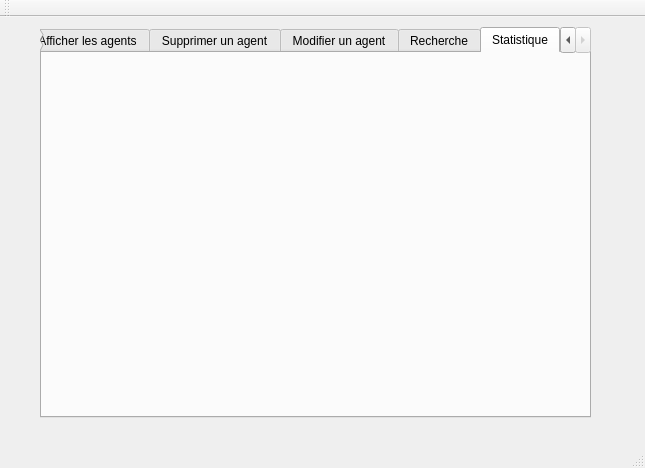
<?xml version="1.0" encoding="UTF-8"?>
<ui version="4.0">
 <class>MainWindow</class>
 <widget class="QMainWindow" name="MainWindow">
  <property name="geometry">
   <rect>
    <x>0</x>
    <y>0</y>
    <width>645</width>
    <height>468</height>
   </rect>
  </property>
  <property name="minimumSize">
   <size>
    <width>645</width>
    <height>468</height>
   </size>
  </property>
  <property name="maximumSize">
   <size>
    <width>645</width>
    <height>468</height>
   </size>
  </property>
  <property name="windowTitle">
   <string>Gestion des Agents</string>
  </property>
  <widget class="QWidget" name="centralWidget">
   <widget class="QTabWidget" name="tabWidget">
    <property name="geometry">
     <rect>
      <x>40</x>
      <y>10</y>
      <width>551</width>
      <height>391</height>
     </rect>
    </property>
    <property name="currentIndex">
     <number>5</number>
    </property>
    <widget class="QWidget" name="tab">
     <attribute name="title">
      <string>Ajouter un agent</string>
     </attribute>
     <widget class="QGroupBox" name="groupBox">
      <property name="geometry">
       <rect>
        <x>0</x>
        <y>0</y>
        <width>551</width>
        <height>321</height>
       </rect>
      </property>
      <property name="title">
       <string/>
      </property>
      <widget class="QLabel" name="cin">
       <property name="geometry">
        <rect>
         <x>50</x>
         <y>40</y>
         <width>47</width>
         <height>13</height>
        </rect>
       </property>
       <property name="text">
        <string>CIN</string>
       </property>
      </widget>
      <widget class="QLabel" name="nom">
       <property name="geometry">
        <rect>
         <x>50</x>
         <y>70</y>
         <width>47</width>
         <height>13</height>
        </rect>
       </property>
       <property name="text">
        <string>Nom</string>
       </property>
      </widget>
      <widget class="QLabel" name="prenom">
       <property name="geometry">
        <rect>
         <x>50</x>
         <y>100</y>
         <width>47</width>
         <height>13</height>
        </rect>
       </property>
       <property name="text">
        <string>Prénom</string>
       </property>
      </widget>
      <widget class="QLabel" name="mail">
       <property name="geometry">
        <rect>
         <x>50</x>
         <y>160</y>
         <width>81</width>
         <height>16</height>
        </rect>
       </property>
       <property name="text">
        <string>Adresse Mail</string>
       </property>
      </widget>
      <widget class="QLabel" name="label_7">
       <property name="geometry">
        <rect>
         <x>60</x>
         <y>190</y>
         <width>47</width>
         <height>13</height>
        </rect>
       </property>
       <property name="text">
        <string>Rôle</string>
       </property>
      </widget>
      <widget class="QLineEdit" name="lineEdit_cin">
       <property name="geometry">
        <rect>
         <x>140</x>
         <y>40</y>
         <width>113</width>
         <height>20</height>
        </rect>
       </property>
      </widget>
      <widget class="QLineEdit" name="lineEdit_nom">
       <property name="geometry">
        <rect>
         <x>140</x>
         <y>70</y>
         <width>113</width>
         <height>20</height>
        </rect>
       </property>
      </widget>
      <widget class="QLineEdit" name="lineEdit_prenom">
       <property name="geometry">
        <rect>
         <x>140</x>
         <y>100</y>
         <width>113</width>
         <height>20</height>
        </rect>
       </property>
      </widget>
      <widget class="QLineEdit" name="lineEdit_mail">
       <property name="geometry">
        <rect>
         <x>140</x>
         <y>160</y>
         <width>113</width>
         <height>20</height>
        </rect>
       </property>
      </widget>
      <widget class="QComboBox" name="role">
       <property name="geometry">
        <rect>
         <x>140</x>
         <y>190</y>
         <width>111</width>
         <height>22</height>
        </rect>
       </property>
       <item>
        <property name="text">
         <string>Vendeur</string>
        </property>
       </item>
       <item>
        <property name="text">
         <string>Réceptionniste</string>
        </property>
       </item>
       <item>
        <property name="text">
         <string>Responsable Stock</string>
        </property>
       </item>
       <item>
        <property name="text">
         <string>Responsable Commande</string>
        </property>
       </item>
       <item>
        <property name="text">
         <string>Responsable Agent</string>
        </property>
       </item>
      </widget>
      <widget class="QPushButton" name="pushButton">
       <property name="geometry">
        <rect>
         <x>250</x>
         <y>240</y>
         <width>75</width>
         <height>23</height>
        </rect>
       </property>
       <property name="text">
        <string>Ajouter</string>
       </property>
      </widget>
      <widget class="QLabel" name="label">
       <property name="geometry">
        <rect>
         <x>0</x>
         <y>0</y>
         <width>541</width>
         <height>371</height>
        </rect>
       </property>
       <property name="text">
        <string/>
       </property>
      </widget>
      <zorder>label</zorder>
      <zorder>cin</zorder>
      <zorder>nom</zorder>
      <zorder>prenom</zorder>
      <zorder>mail</zorder>
      <zorder>label_7</zorder>
      <zorder>lineEdit_cin</zorder>
      <zorder>lineEdit_nom</zorder>
      <zorder>lineEdit_prenom</zorder>
      <zorder>lineEdit_mail</zorder>
      <zorder>role</zorder>
      <zorder>pushButton</zorder>
     </widget>
    </widget>
    <widget class="QWidget" name="tab_2">
     <attribute name="title">
      <string>Afficher les agents</string>
     </attribute>
     <widget class="QTableView" name="tabetudiant">
      <property name="geometry">
       <rect>
        <x>20</x>
        <y>30</y>
        <width>501</width>
        <height>281</height>
       </rect>
      </property>
      <property name="styleSheet">
       <string notr="true">QTableView {border: 3px solid #5E749C;text-align: top;padding: 4px;border-radius: 7px;border-bottom-left-radius: 7px;background: QLinearGradient( x1: 0, y1: 0, x2: 1, y2: 0,stop: 0 #fff, stop: 1 #eee,stop: 0.5 #ddd,stop: 1 #eee );width: 15px;}
QTableView::item:focus{selection-background-color: yellow;}
QScrollBar:vertical{ width: 20px; background: none; /* only these sort effect about width ...*/}
QScrollBar::handle:vertical{ border: 3px solid #5E749C;text-align: top;padding: 4px;border-radius: 5px; border-bottom-left-radius: 5px;background: QLinearGradient( x1: 0, y1: 0, x2: 1, y2: 0,stop: 0 #fff, stop: 1 #eee,stop: 0.5 #ddd,stop: 1 #eee ); width: 25px; min-height: 20px; max-height: 25px; /*these sort no effect*/ }
QScrollBar::add-page:vertical {border: 3px solid red;text-align: top;padding: 4px;border-radius: 5px; border-bottom-left-radius: 5px;background:  red; /* adding width: xx px; sorting no effect .. why? */}
QScrollBar::sub-page:vertical {border: 3px solid green;text-align: top;padding: 4px;border-radius: 5px; border-bottom-left-radius: 5px;background:  green; /* adding width: xx px; sorting no effect .. why? */ }
</string>
      </property>
     </widget>
     <widget class="QLabel" name="label_2">
      <property name="geometry">
       <rect>
        <x>0</x>
        <y>0</y>
        <width>551</width>
        <height>371</height>
       </rect>
      </property>
      <property name="text">
       <string/>
      </property>
     </widget>
     <widget class="QPushButton" name="pushButton_6">
      <property name="geometry">
       <rect>
        <x>400</x>
        <y>320</y>
        <width>111</width>
        <height>23</height>
       </rect>
      </property>
      <property name="text">
       <string>bilan journalier</string>
      </property>
     </widget>
     <zorder>label_2</zorder>
     <zorder>tabetudiant</zorder>
     <zorder>pushButton_6</zorder>
    </widget>
    <widget class="QWidget" name="tab_3">
     <attribute name="title">
      <string>Supprimer un agent</string>
     </attribute>
     <widget class="QLineEdit" name="lineEdit_id_2">
      <property name="geometry">
       <rect>
        <x>140</x>
        <y>30</y>
        <width>113</width>
        <height>20</height>
       </rect>
      </property>
     </widget>
     <widget class="QLabel" name="label_4">
      <property name="geometry">
       <rect>
        <x>40</x>
        <y>30</y>
        <width>71</width>
        <height>16</height>
       </rect>
      </property>
      <property name="text">
       <string>Identifiant</string>
      </property>
     </widget>
     <widget class="QPushButton" name="pushButton_2">
      <property name="geometry">
       <rect>
        <x>230</x>
        <y>90</y>
        <width>75</width>
        <height>23</height>
       </rect>
      </property>
      <property name="text">
       <string>Supprimer</string>
      </property>
     </widget>
     <widget class="QLabel" name="label_3">
      <property name="geometry">
       <rect>
        <x>0</x>
        <y>2</y>
        <width>541</width>
        <height>361</height>
       </rect>
      </property>
      <property name="text">
       <string/>
      </property>
     </widget>
     <zorder>label_3</zorder>
     <zorder>lineEdit_id_2</zorder>
     <zorder>label_4</zorder>
     <zorder>pushButton_2</zorder>
    </widget>
    <widget class="QWidget" name="tab_4">
     <attribute name="title">
      <string>Modifier un agent</string>
     </attribute>
     <widget class="QLabel" name="label_8">
      <property name="geometry">
       <rect>
        <x>100</x>
        <y>40</y>
        <width>71</width>
        <height>16</height>
       </rect>
      </property>
      <property name="text">
       <string>CIN</string>
      </property>
     </widget>
     <widget class="QLineEdit" name="lineEdit_CIN">
      <property name="geometry">
       <rect>
        <x>200</x>
        <y>40</y>
        <width>113</width>
        <height>20</height>
       </rect>
      </property>
     </widget>
     <widget class="QPushButton" name="pushButton_3">
      <property name="geometry">
       <rect>
        <x>330</x>
        <y>230</y>
        <width>75</width>
        <height>23</height>
       </rect>
      </property>
      <property name="text">
       <string>Modifier</string>
      </property>
     </widget>
     <widget class="QLineEdit" name="lineEdit_NOM">
      <property name="geometry">
       <rect>
        <x>200</x>
        <y>70</y>
        <width>113</width>
        <height>20</height>
       </rect>
      </property>
     </widget>
     <widget class="QLabel" name="label_9">
      <property name="geometry">
       <rect>
        <x>100</x>
        <y>70</y>
        <width>71</width>
        <height>16</height>
       </rect>
      </property>
      <property name="text">
       <string>Nom</string>
      </property>
     </widget>
     <widget class="QLineEdit" name="lineEdit_PRENOM">
      <property name="geometry">
       <rect>
        <x>200</x>
        <y>100</y>
        <width>113</width>
        <height>20</height>
       </rect>
      </property>
     </widget>
     <widget class="QLabel" name="label_10">
      <property name="geometry">
       <rect>
        <x>100</x>
        <y>100</y>
        <width>71</width>
        <height>16</height>
       </rect>
      </property>
      <property name="text">
       <string>Prenom</string>
      </property>
     </widget>
     <widget class="QLabel" name="label_11">
      <property name="geometry">
       <rect>
        <x>100</x>
        <y>130</y>
        <width>71</width>
        <height>16</height>
       </rect>
      </property>
      <property name="text">
       <string>Role</string>
      </property>
     </widget>
     <widget class="QLineEdit" name="lineEdit_MAIL">
      <property name="geometry">
       <rect>
        <x>200</x>
        <y>160</y>
        <width>113</width>
        <height>20</height>
       </rect>
      </property>
     </widget>
     <widget class="QLabel" name="label_12">
      <property name="geometry">
       <rect>
        <x>100</x>
        <y>160</y>
        <width>71</width>
        <height>16</height>
       </rect>
      </property>
      <property name="text">
       <string>Mail</string>
      </property>
     </widget>
     <widget class="QLabel" name="label_5">
      <property name="geometry">
       <rect>
        <x>0</x>
        <y>2</y>
        <width>551</width>
        <height>361</height>
       </rect>
      </property>
      <property name="text">
       <string/>
      </property>
     </widget>
     <widget class="QComboBox" name="role_2">
      <property name="geometry">
       <rect>
        <x>200</x>
        <y>130</y>
        <width>111</width>
        <height>22</height>
       </rect>
      </property>
      <item>
       <property name="text">
        <string>Vendeur</string>
       </property>
      </item>
      <item>
       <property name="text">
        <string>Réceptionniste</string>
       </property>
      </item>
      <item>
       <property name="text">
        <string>Responsable Stock</string>
       </property>
      </item>
      <item>
       <property name="text">
        <string>Responsable Commande</string>
       </property>
      </item>
      <item>
       <property name="text">
        <string>Responsable Agent</string>
       </property>
      </item>
     </widget>
     <zorder>label_5</zorder>
     <zorder>label_8</zorder>
     <zorder>lineEdit_CIN</zorder>
     <zorder>pushButton_3</zorder>
     <zorder>lineEdit_NOM</zorder>
     <zorder>label_9</zorder>
     <zorder>lineEdit_PRENOM</zorder>
     <zorder>label_10</zorder>
     <zorder>label_11</zorder>
     <zorder>lineEdit_MAIL</zorder>
     <zorder>label_12</zorder>
     <zorder>role_2</zorder>
    </widget>
    <widget class="QWidget" name="tab_5">
     <attribute name="title">
      <string>Recherche</string>
     </attribute>
     <widget class="QLabel" name="label_6">
      <property name="geometry">
       <rect>
        <x>0</x>
        <y>0</y>
        <width>551</width>
        <height>371</height>
       </rect>
      </property>
      <property name="text">
       <string/>
      </property>
     </widget>
     <widget class="QLabel" name="label_13">
      <property name="geometry">
       <rect>
        <x>150</x>
        <y>30</y>
        <width>91</width>
        <height>16</height>
       </rect>
      </property>
      <property name="text">
       <string>Rechercher</string>
      </property>
     </widget>
     <widget class="QLineEdit" name="lineEdit_cin_2">
      <property name="geometry">
       <rect>
        <x>220</x>
        <y>30</y>
        <width>113</width>
        <height>20</height>
       </rect>
      </property>
      <property name="styleSheet">
       <string notr="true">QTableView {border: 3px solid #5E749C;text-align: top;padding: 4px;border-radius: 7px;border-bottom-left-radius: 7px;background: QLinearGradient( x1: 0, y1: 0, x2: 1, y2: 0,stop: 0 #fff, stop: 1 #eee,stop: 0.5 #ddd,stop: 1 #eee );width: 15px;}
QTableView::item:focus{selection-background-color: yellow;}
QScrollBar:vertical{ width: 20px; background: none; /* only these sort effect about width ...*/}
QScrollBar::handle:vertical{ border: 3px solid #5E749C;text-align: top;padding: 4px;border-radius: 5px; border-bottom-left-radius: 5px;background: QLinearGradient( x1: 0, y1: 0, x2: 1, y2: 0,stop: 0 #fff, stop: 1 #eee,stop: 0.5 #ddd,stop: 1 #eee ); width: 25px; min-height: 20px; max-height: 25px; /*these sort no effect*/ }
QScrollBar::add-page:vertical {border: 3px solid red;text-align: top;padding: 4px;border-radius: 5px; border-bottom-left-radius: 5px;background:  red; /* adding width: xx px; sorting no effect .. why? */}
QScrollBar::sub-page:vertical {border: 3px solid green;text-align: top;padding: 4px;border-radius: 5px; border-bottom-left-radius: 5px;background:  green; /* adding width: xx px; sorting no effect .. why? */ }
</string>
      </property>
     </widget>
     <widget class="QPushButton" name="pushButton_4">
      <property name="geometry">
       <rect>
        <x>350</x>
        <y>30</y>
        <width>75</width>
        <height>23</height>
       </rect>
      </property>
      <property name="text">
       <string>OK</string>
      </property>
     </widget>
     <widget class="QTableView" name="tabetudiant_2">
      <property name="geometry">
       <rect>
        <x>20</x>
        <y>60</y>
        <width>501</width>
        <height>281</height>
       </rect>
      </property>
      <property name="styleSheet">
       <string notr="true">QTableView {border: 3px solid #5E749C;text-align: top;padding: 4px;border-radius: 7px;border-bottom-left-radius: 7px;background: QLinearGradient( x1: 0, y1: 0, x2: 1, y2: 0,stop: 0 #fff, stop: 1 #eee,stop: 0.5 #ddd,stop: 1 #eee );width: 15px;}
border-color: rgb(0, 0, 0);
QTableView::item:focus{selection-background-color: yellow;}
QScrollBar:vertical{ width: 20px; background: none; /* only these sort effect about width ...*/}
QScrollBar::handle:vertical{ border: 3px solid #5E749C;text-align: top;padding: 4px;border-radius: 5px; border-bottom-left-radius: 5px;background: QLinearGradient( x1: 0, y1: 0, x2: 1, y2: 0,stop: 0 #fff, stop: 1 #eee,stop: 0.5 #ddd,stop: 1 #eee ); width: 25px; min-height: 20px; max-height: 25px; /*these sort no effect*/ }
QScrollBar::add-page:vertical {border: 3px solid red;text-align: top;padding: 4px;border-radius: 5px; border-bottom-left-radius: 5px;background:  red; /* adding width: xx px; sorting no effect .. why? */}
QScrollBar::sub-page:vertical {border: 3px solid green;text-align: top;padding: 4px;border-radius: 5px; border-bottom-left-radius: 5px;background:  green; /* adding width: xx px; sorting no effect .. why? */ }
</string>
      </property>
     </widget>
    </widget>
    <widget class="QWidget" name="tab_6">
     <attribute name="title">
      <string>Statistique</string>
     </attribute>
    </widget>
   </widget>
  </widget>
  <widget class="QMenuBar" name="menuBar">
   <property name="geometry">
    <rect>
     <x>0</x>
     <y>0</y>
     <width>645</width>
     <height>24</height>
    </rect>
   </property>
  </widget>
  <widget class="QToolBar" name="mainToolBar">
   <attribute name="toolBarArea">
    <enum>TopToolBarArea</enum>
   </attribute>
   <attribute name="toolBarBreak">
    <bool>false</bool>
   </attribute>
  </widget>
  <widget class="QStatusBar" name="statusBar"/>
 </widget>
 <layoutdefault spacing="6" margin="11"/>
 <resources/>
 <connections/>
</ui>
